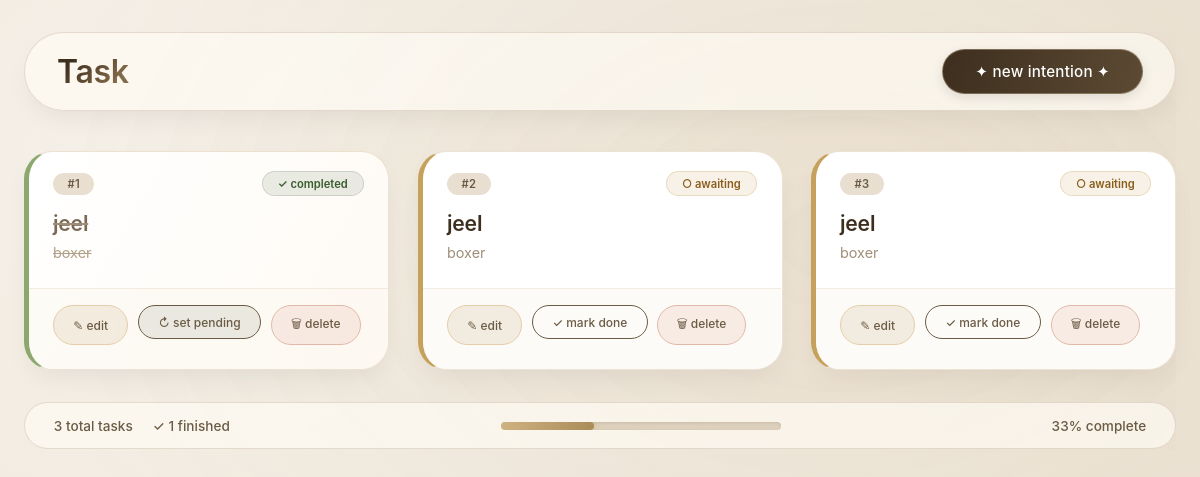
/todo/, run on an earlier commit of the app's database.
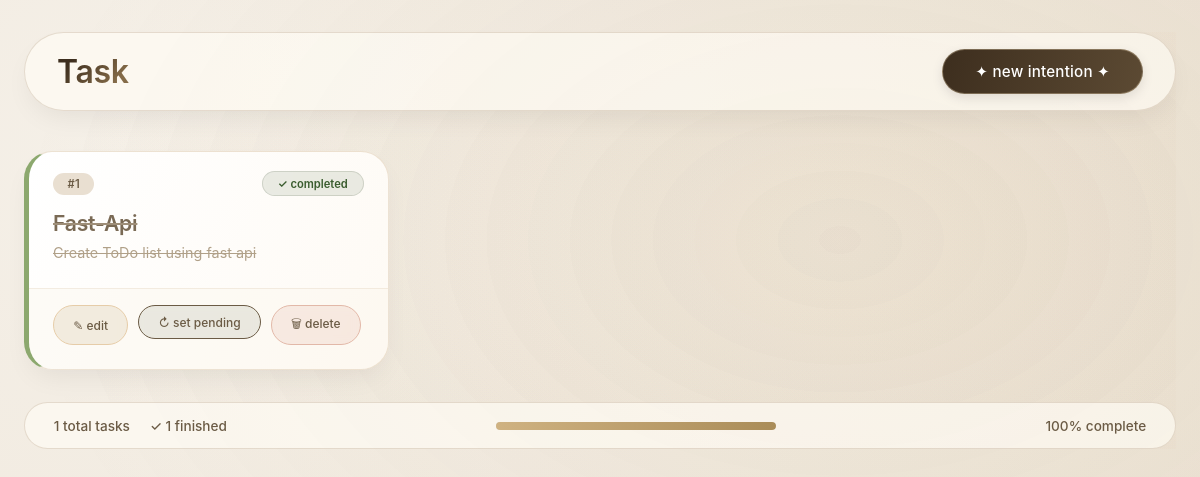
And on a later commit of the database.
### models.py (models this page shows)
class ToDo(Base):
    __tablename__ = "todos"
    id = Column(Integer,primary_key = True, index = True)
    title = Column(String,index=True)
    description = Column(String , nullable = False)
    done = Column(Boolean,default = False)

### crud.py (the view)
@router.get('/')
def show_todos(request : Request, db : Session = Depends(get_db)):
    todos = db.query(ToDo).all()
    return templates.TemplateResponse(request, name='todo_list.html', context={"request": request, "todos": todos})

### templates/todo_list.html (shortened to what this page needs)
<!DOCTYPE html>
<html lang="en">
<head>
</head>
<body>
<div class="container">
    <div class="header-flex">
        <h1>Task</h1>
        <a href="/todo/create" class="btn-new">
            ✦  new intention ✦
        </a>
    </div>
    <div class="tasks-grid">
        {% if todos %}
            {% for todo in todos %}
            {% set card_status_class = "completed-task" if todo.done else "pending-task" %}
            <div class="task-card {{ card_status_class }}" data-id="{{ todo.id }}">
                <div class="card-header">
                    <div class="task-id-badge meta-chip">
                        <span>#{{ loop.index }}</span>
                    </div>
                    <div>
                        {% if todo.done %}
                        <span class="status-badge-modern status-completed-modern">
                            ✓ completed
                        </span>
                        {% else %}
                        <span class="status-badge-modern status-pending-modern">
                            ○ awaiting
                        </span>
                        {% endif %}
                    </div>
                </div>
                <div class="task-title">
                    {{ todo.title }}
                </div>
                <div class="task-description">
                    {{ todo.description|default('— no additional notes —') }}
                </div>
                <div class="action-group-modern">
                    <a href="/todo/update/{{ todo.id }}" class="action-btn-modern btn-edit-modern">
                        ✎ edit
                    </a>
                    <form action="/todo/toggle/{{ todo.id }}" method="POST" class="inline-form-modern">
                        {% if todo.done %}
                        <button type="submit" class="action-btn-modern btn-toggle-modern" style="background: rgba(70, 80, 55, 0.1);">
                            ↻ set pending
                        </button>
                        {% else %}
                        <button type="submit" class="action-btn-modern btn-toggle-modern">
                            ✓ mark done
                        </button>
                        {% endif %}
                    </form>
                    <a href="/todo/delete/{{ todo.id }}" class="action-btn-modern btn-delete-modern"
                       onclick="return confirm('⟡ Permanently remove this task? ⟡');">
                        🗑 delete
                    </a>
                </div>
            </div>
            {% endfor %}
        {% else %}
            <div class="empty-modern">
                <span style="font-size: 3rem; display: block; margin-bottom: 1rem;">🍃</span>
                <strong>no tasks yet</strong><br>
                breathe in, click "new intention" and begin
            </div>
        {% endif %}
    </div>
    <div class="stats-advanced">
        <div class="stats-text">
            {% set total = todos|length %}
            {% set completed = todos|selectattr('done')|list|length %}
            <span> {{ total }} total tasks</span>
            <span>✓ {{ completed }} finished</span>
        </div>
        <div class="progress-wrapper">
            <div class="progress-bar-bg">
                {% set percent = (completed / total * 100) if total > 0 else 0 %}
                <div class="progress-fill" style="width: {{ percent }}%;"></div>
            </div>
        </div>
        <div class="stats-text">
            {{ "%.0f"|format(percent) }}% complete
        </div>
    </div>
</div>
</body>
</html>

What changed in the data, as far as the page shows it:
removed ToDo: done "✓ completed", title "jeel", description "boxer"
removed ToDo: done "○ awaiting", title "jeel", description "boxer"
removed ToDo: done "○ awaiting", title "jeel", description "boxer"
added ToDo: done "✓ completed", title "Fast-Api", description "Create ToDo list using fast api"
Also different on the page:
{{ total }}: "3" → "1"
{{ percent }}: 33.33333333333333 → 100.0 (drawn)
{{ "%.0f"|format(percent) }}: "33" → "100"
